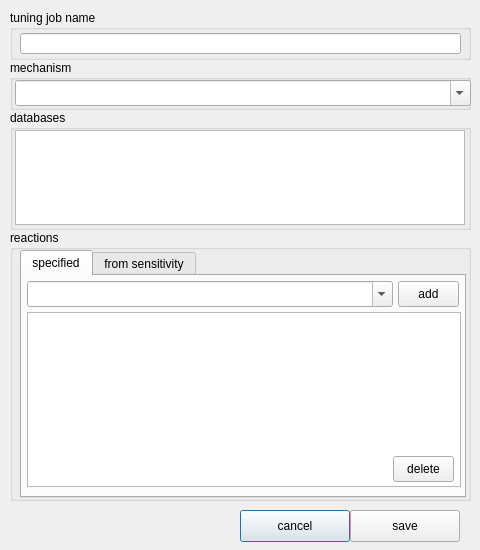
<?xml version="1.0" encoding="UTF-8"?>
<ui version="4.0">
 <class>Dialog</class>
 <widget class="QDialog" name="Dialog">
  <property name="geometry">
   <rect>
    <x>0</x>
    <y>0</y>
    <width>480</width>
    <height>550</height>
   </rect>
  </property>
  <property name="sizePolicy">
   <sizepolicy hsizetype="Fixed" vsizetype="Fixed">
    <horstretch>0</horstretch>
    <verstretch>0</verstretch>
   </sizepolicy>
  </property>
  <property name="windowTitle">
   <string>tuning options</string>
  </property>

  <widget class="QGroupBox" name="groupBox">
   <property name="geometry">
    <rect>
     <x>10</x>
     <y>10</y>
     <width>461</width>
     <height>50</height>
    </rect>
   </property>
   <property name="title">
    <string>tuning job name</string>
   </property>
   <property name="flat">
    <bool>true</bool>
   </property>
   <widget class="QLineEdit" name="txt_name">
    <property name="geometry">
     <rect>
      <x>10</x>
      <y>23</y>
      <width>441</width>
      <height>21</height>
     </rect>
    </property>
    <property name="readOnly">
     <bool>false</bool>
    </property>
   </widget>
  </widget>

  <widget class="QGroupBox" name="groupBoxMech">
   <property name="geometry">
    <rect>
     <x>10</x>
     <y>60</y>
     <width>461</width>
     <height>50</height>
    </rect>
   </property>
   <property name="title">
    <string>mechanism</string>
   </property>
   <property name="flat">
    <bool>true</bool>
   </property>

   <widget class="QComboBox" name="cb_mech">
    <property name="geometry">
     <rect>
      <x>5</x>
      <y>20</y>
      <width>456</width>
      <height>26</height>
     </rect>
    </property>
    <property name="editable">
     <bool>true</bool>
    </property>
    <property name="insertPolicy">
     <enum>QComboBox::NoInsert</enum>
    </property>
   </widget>
  </widget>

  <widget class="QGroupBox" name="groupBoxDbs">
   <property name="geometry">
    <rect>
     <x>10</x>
     <y>110</y>
     <width>461</width>
     <height>120</height>
    </rect>
   </property>
   <property name="title">
    <string>databases</string>
   </property>
   <property name="flat">
    <bool>true</bool>
   </property>
   <widget class="QListView" name="list_dbs">
    <property name="enabled">
     <bool>true</bool>
    </property>
    <property name="geometry">
     <rect>
      <x>5</x>
      <y>20</y>
      <width>450</width>
      <height>95</height>
     </rect>
    </property>
   </widget>
  </widget>

  <widget class="QGroupBox" name="groupBox_2">
   <property name="geometry">
    <rect>
     <x>10</x>
     <y>230</y>
     <width>461</width>
     <height>271</height>
    </rect>
   </property>
   <property name="title">
    <string>reactions</string>
   </property>
   <property name="flat">
    <bool>true</bool>
   </property>

   <widget class="QTabWidget" name="tabWidget">
    <property name="geometry">
     <rect>
      <x>10</x>
      <y>20</y>
      <width>446</width>
      <height>248</height>
     </rect>
    </property>
    <property name="currentIndex">
     <number>0</number>
    </property>
    <widget class="QWidget" name="tab">
     <attribute name="title">
      <string>specified</string>
     </attribute>

     <widget class="QComboBox" name="cb_rxn">
      <property name="geometry">
       <rect>
        <x>5</x>
        <y>5</y>
        <width>366</width>
        <height>26</height>
       </rect>
      </property>
      <property name="editable">
       <bool>true</bool>
      </property>
      <property name="insertPolicy">
       <enum>QComboBox::NoInsert</enum>
      </property>
     </widget>
     <widget class="QPushButton" name="btn_add_rxn">
      <property name="geometry">
       <rect>
        <x>376</x>
        <y>5</y>
        <width>61</width>
        <height>26</height>
       </rect>
      </property>
      <property name="text">
       <string>add</string>
      </property>
      <property name="autoDefault">
       <bool>false</bool>
      </property>
      <property name="default">
       <bool>true</bool>
      </property>
     </widget>

     <widget class="QTableView" name="table_rxn">
      <property name="geometry">
       <rect>
        <x>5</x>
        <y>36</y>
        <width>434</width>
        <height>175</height>
       </rect>
      </property>
      <property name="showGrid">
       <bool>false</bool>
      </property>
      <attribute name="horizontalHeaderVisible">
       <bool>false</bool>
      </attribute>
      <attribute name="verticalHeaderVisible">
       <bool>false</bool>
      </attribute>
     </widget>

     <widget class="QPushButton" name="btn_del_rxn">
      <property name="geometry">
       <rect>
        <x>371</x>
        <y>180</y>
        <width>61</width>
        <height>26</height>
       </rect>
      </property>
      <property name="text">
       <string>delete</string>
      </property>
      <property name="autoDefault">
       <bool>false</bool>
      </property>
      <property name="default">
       <bool>false</bool>
      </property>
     </widget>
    </widget> <!-- TAB1 -->

    <widget class="QWidget" name="tab_2">
     <attribute name="title">
      <string>from sensitivity</string>
     </attribute>

     <widget class="QComboBox" name="cb_sens">
      <property name="geometry">
       <rect>
        <x>5</x>
        <y>5</y>
        <width>366</width>
        <height>26</height>
       </rect>
      </property>
      <property name="editable">
       <bool>true</bool>
      </property>
      <property name="insertPolicy">
       <enum>QComboBox::NoInsert</enum>
      </property>
     </widget>
     <widget class="QPushButton" name="btn_add_sens_rxns">
      <property name="geometry">
       <rect>
        <x>376</x>
        <y>5</y>
        <width>61</width>
        <height>26</height>
       </rect>
      </property>
      <property name="text">
       <string>add</string>
      </property>
      <property name="autoDefault">
       <bool>false</bool>
      </property>
      <property name="default">
       <bool>true</bool>
      </property>
     </widget>


     <widget class="QLabel" name="label">
      <property name="enabled">
       <bool>true</bool>
      </property>
      <property name="geometry">
       <rect>
        <x>5</x>
        <y>35</y>
        <width>90</width>
        <height>20</height>
       </rect>
      </property>
      <property name="text">
       <string>num reactions</string>
      </property>
      <property name="alignment">
       <set>Qt::AlignRight|Qt::AlignTrailing|Qt::AlignVCenter</set>
      </property>
     </widget>

     <widget class="QSpinBox" name="spin_sens_numrxn">
      <property name="enabled">
       <bool>true</bool>
      </property>
      <property name="geometry">
       <rect>
        <x>100</x>
        <y>35</y>
        <width>55</width>
        <height>20</height>
       </rect>
      </property>
      <property name="readOnly">
       <bool>false</bool>
      </property>
     </widget>

     <widget class="QCheckBox" name="ck_exsm">
      <property name="geometry">
       <rect>
        <x>183</x>
        <y>35</y>
        <width>225</width>
        <height>18</height>
       </rect>
      </property>
      <property name="text">
       <string>exclude small molecule reactions</string>
      </property>
      <property name="checked">
       <bool>false</bool>
      </property>
     </widget>

     <widget class="QTableView" name="table_rxn_sens">
      <property name="geometry">
       <rect>
        <x>5</x>
        <y>62</y>
        <width>434</width>
        <height>149</height>
       </rect>
      </property>
      <property name="showGrid">
       <bool>false</bool>
      </property>
      <attribute name="horizontalHeaderVisible">
       <bool>false</bool>
      </attribute>
      <attribute name="verticalHeaderVisible">
       <bool>false</bool>
      </attribute>
     </widget>
    </widget>

   </widget>
  </widget>

  <widget class="QPushButton" name="btn_cancel">
   <property name="geometry">
    <rect>
     <x>240</x>
     <y>510</y>
     <width>110</width>
     <height>32</height>
    </rect>
   </property>
   <property name="text">
    <string>cancel</string>
   </property>
  </widget>
  <widget class="QPushButton" name="btn_save">
   <property name="geometry">
    <rect>
     <x>350</x>
     <y>510</y>
     <width>110</width>
     <height>32</height>
    </rect>
   </property>
   <property name="text">
    <string>save</string>
   </property>
  </widget>
 </widget>
 <resources/>
 <connections/>
</ui>
